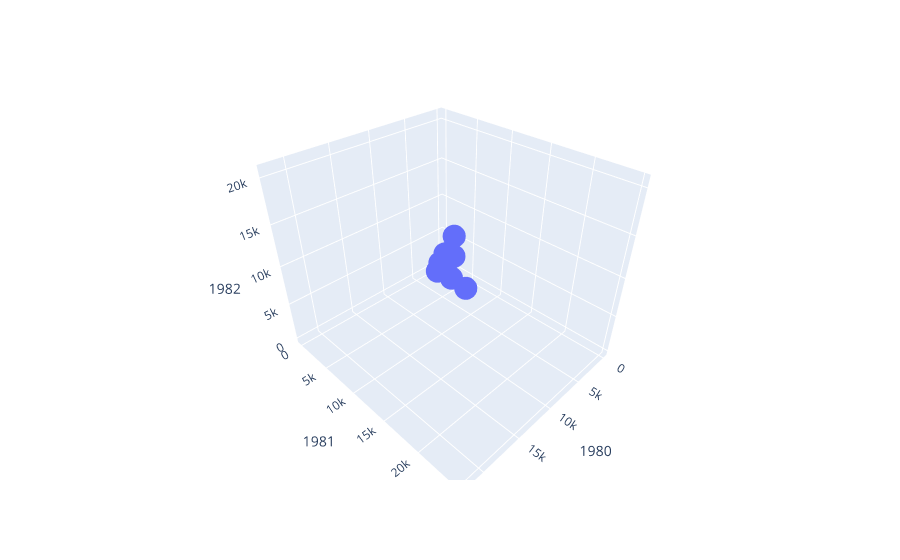

Notebook cell for this chart:
### Code cell
px.scatter_3d(
    df,
    x = 1980,
    y = 1981,
    z = 1982,
)

### Figure 1 — Plotly figure (JSON) as saved in the notebook; plotly's stock layout.template omitted (floating-point values rounded to 4 significant figures; data arrays with more than 128 entries replaced by an {"elided": "..."} marker saying what was removed)
{"data": [{"hovertemplate": "1980=%{x}<br>1981=%{y}<br>1982=%{z}<extra></extra>", "legendgroup": "", "marker": {"color": "#636efa", "symbol": "circle"}, "mode": "markers", "name": "", "scene": "scene", "showlegend": false, "type": "scatter3d", "x": {"elided": "195 int values"}, "y": {"elided": "195 int values"}, "z": {"elided": "195 int values"}}], "layout": {"legend": {"tracegroupgap": 0}, "margin": {"t": 60}, "scene": {"domain": {"x": [0, 1], "y": [0, 1]}, "xaxis": {"title": {"text": "1980"}}, "yaxis": {"title": {"text": "1981"}}, "zaxis": {"title": {"text": "1982"}}}}}
